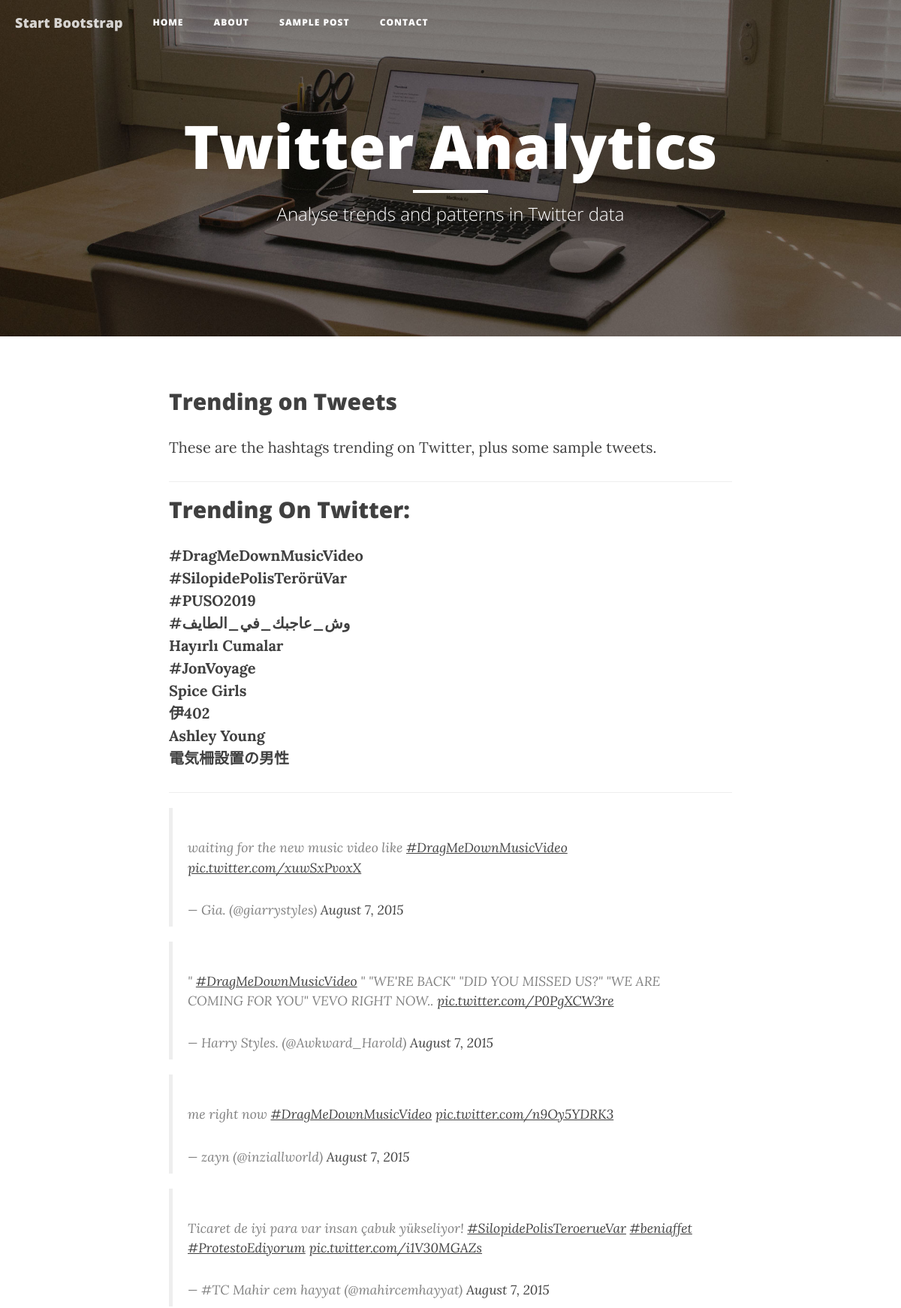
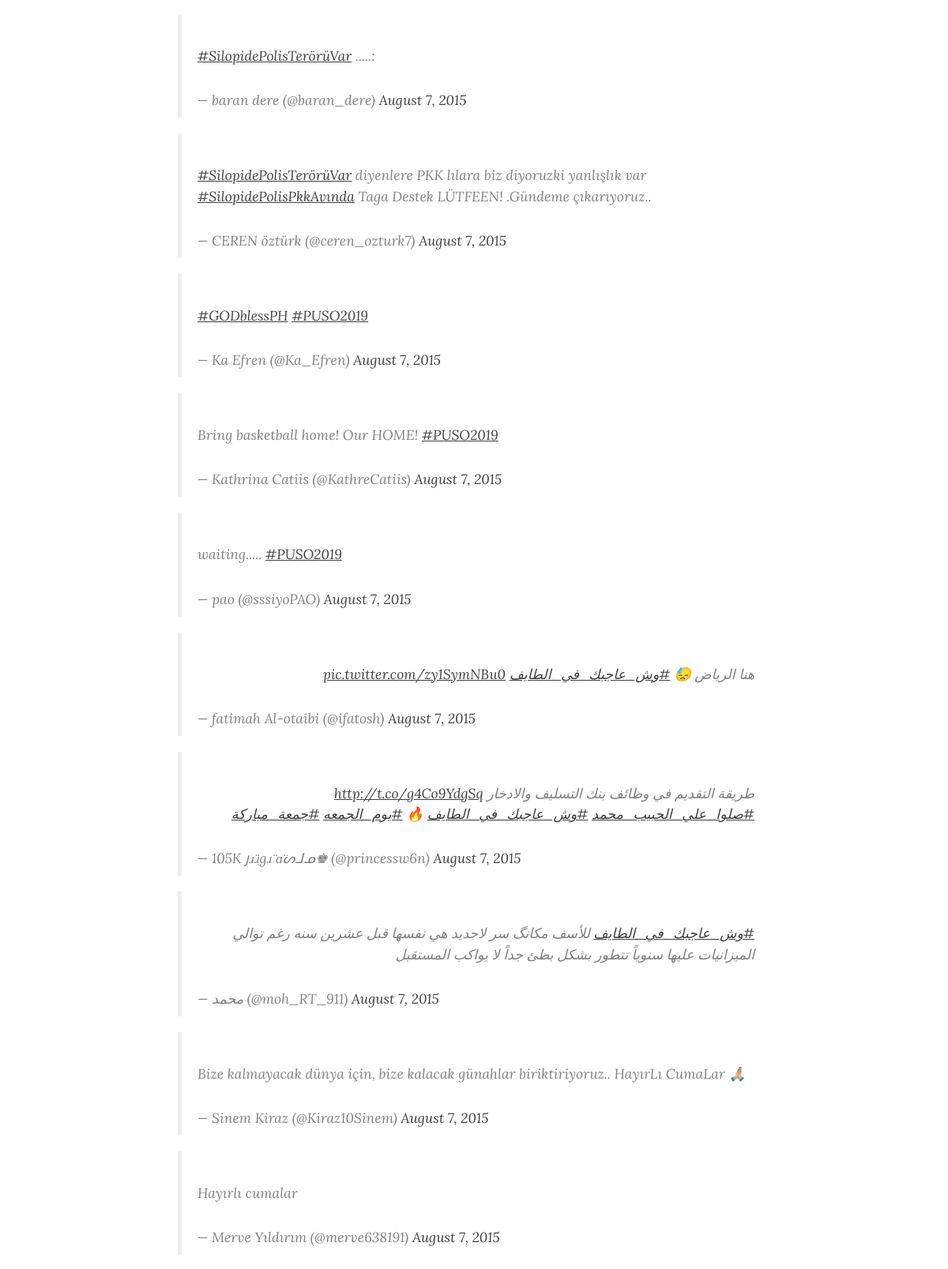
The page /trends (upper part) on the database its author committed (2 pictures, top to bottom).
### tables this page shows
CREATE TABLE trend_data (trend TEXT, trend_id1 TEXT, trend_id2 TEXT, trend_id3 TEXT, datetime TEXT);

### app.py (the view)
@app.route("/trends")
def trends():
    trend, trend_tweet = get_trends()
    return render_template('trends1.html', trend = trend, trend_tweet = trend_tweet)

### app.py (called while the page is built)
def get_trends():
    conn = sqlite3.connect(db)
    conn.row_factory = sqlite3.Row
    c = conn.cursor()
    trend = []
    trend_tweet = []
    c.execute("SELECT * from trend_data ORDER BY datetime DESC LIMIT 10")
    result = c.fetchall()
    for r in result:
        trend.append(r['trend'])
        trend_tweet.append(r['trend_id1'])
        trend_tweet.append(r['trend_id2'])
        trend_tweet.append(r['trend_id3'])
    conn.close()
    return trend, trend_tweet

### templates/trends1.html (shortened to what this page needs)
{% extends "index1.html" %}
{% block main %}
    <div class="container">
        <div class="row">
            <div class="col-lg-8 col-lg-offset-2 col-md-10 col-md-offset-1">
                        <h2 class="post-title">
                            Trending on Tweets
                        </h2>
                        <p class="post-subtitle">
                           These are the hashtags trending on Twitter, plus some sample tweets.
                        </p>
                <hr>
                <h2 class="post-title">
                            Trending On Twitter:
                </h2>
                <p>
                    {% for t in trend %}
                    <strong> {{t | safe}} </strong>
                    {% endfor %}
                 </p>
                <hr>
                    {% for t in trend_tweet %}
                    {{t | safe}}
                    {% endfor %}
            </div>
        </div>
    </div>
{% endblock %}

### rows shown on the page
trend_data: trend "#DragMeDownMusicVideo", trend_id1 "waiting for the new music video like #DragMeDownMusicVideo pic.twitter.com/xuwSxPvoxX — Gia. (@giarrystyles) August 7, 2015", trend_id2 "\" #DragMeDownMusicVideo \" \"WE'RE BACK\" \"DID YOU MISSED US?\" \"WE ARE COMING FOR YOU\" VEVO RIGHT NOW.. pic.twitter.com/P0PgXCW3re — Harry Styles. (@Awkward_Harold) August 7, 2015", trend_id3 "me right now #DragMeDownMusicVideo pic.twitter.com/n9Oy5YDRK3 — zayn (@inziallworld) August 7, 2015"
trend_data: trend "#SilopidePolisTerörüVar", trend_id1 "Ticaret de iyi para var insan çabuk yükseliyor! #SilopidePolisTeroerueVar #beniaffet #ProtestoEdiyorum pic.twitter.com/i1V30MGAZs — #TC Mahir cem hayyat (@mahircemhayyat) August 7, 2015", trend_id2 "#SilopidePolisTerörüVar .....: — baran dere (@baran_dere) August 7, 2015", trend_id3 "#SilopidePolisTerörüVar diyenlere PKK lılara biz diyoruzki yanlışlık var #SilopidePolisPkkAvında Taga Destek LÜTFEEN! .Gündeme çıkarıyoruz.. — CEREN öztürk (@ceren_ozturk7) August 7, 2015"
trend_data: trend "#PUSO2019", trend_id1 "#GODblessPH #PUSO2019 — Ka Efren (@Ka_Efren) August 7, 2015", trend_id2 "Bring basketball home! Our HOME! #PUSO2019 — Kathrina Catiis (@KathreCatiis) August 7, 2015", trend_id3 "waiting..... #PUSO2019 — pao (@sssiyoPAO) August 7, 2015"
trend_data: trend "#وش_عاجبك_في_الطايف", trend_id1 "هنا الرياض 😓 #وش_عاجبك_في_الطايف pic.twitter.com/zy1SymNBu0 — fatimah Al-otaibi (@ifatosh) August 7, 2015", trend_id2 "طريقة التقديم في وظائف بنك التسليف والادخار http://t.co/g4Co9YdgSq #صلوا_علي_الحبيب_محمد #وش_عاجبك_في_الطايف 🔥 #يوم_الجمعه #جمعة_مباركة — 105K յɹ̈ɹ̤gɹ̈ ɑ̈ᔕᒧᓄ♚ (@princessw6n) August 7, 2015", trend_id3 "#وش_عاجبك_في_الطايف للأسف مكانگ سر لاجديد هي نفسها قبل عشرين سنه رغم توالي الميزانيات عليها سنوياً تتطور بشكل بطئ جداً لا يواكب المستقبل — محمد (@moh_RT_911) August 7, 2015"
trend_data: trend "Hayırlı Cumalar", trend_id1 "Bize kalmayacak dünya için, bize kalacak günahlar biriktiriyoruz.. HayırLı CumaLar 🙏🏼 — Sinem Kiraz (@Kiraz10Sinem) August 7, 2015", trend_id2 "Hayırlı cumalar — Merve Yıldırım (@merve638191) August 7, 2015"
trend_data: trend "#JonVoyage"
trend_data: trend "Spice Girls"
trend_data: trend "伊402"
trend_data: trend "Ashley Young"
trend_data: trend "電気柵設置の男性"
